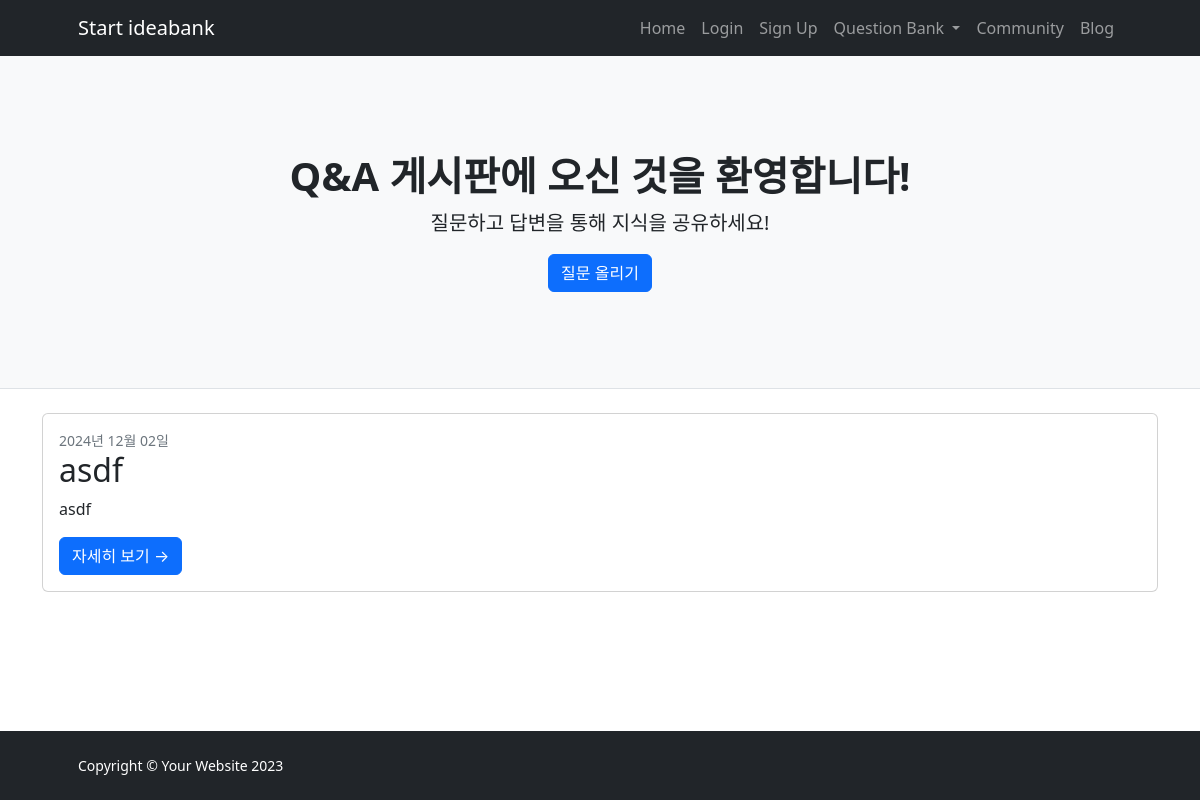
Page /qa-board/ on the committed database.
### IBK_ossproject/models.py (models this page shows, shortened)
class Question(models.Model):
    CATEGORY_CHOICES = [
        ('알고리즘', '알고리즘'),
        ('자료구조', '자료구조'),
        ('프로그래밍 언어', '프로그래밍 언어'),
        ('기타', '기타'),
    ]
    DIFFICULTY_CHOICES = [
        ('쉬움', '쉬움'),
        ('보통', '보통'),
        ('어려움', '어려움'),
    ]
    title = models.CharField(max_length=255)  # 질문 제목
    content = models.TextField()  # 질문 내용
    category = models.CharField(max_length=100, choices=CATEGORY_CHOICES, blank=True, null=True)  # 카테고리
    difficulty = models.CharField(max_length=10, choices=DIFFICULTY_CHOICES, blank=True, null=True)  # 난이도
    author = models.ForeignKey(User, on_delete=models.CASCADE, related_name='questions_created')  # 작성자
    created_at = models.DateTimeField(auto_now_add=True)  # 작성일

### IBK_ossproject/views.py (the view)
# urls.py: path('qa-board/', views.qa_board, name='qa_board'), # QnA 게시판
def qa_board(request):
    questions = Question.objects.all().order_by('-created_at')
    return render(request, 'qa_board.html', {'questions': questions})

### templates/qa_board.html (shortened to what this page needs)
{% extends 'base.html' %}
{% block content %}
    <header class="py-5 bg-light border-bottom mb-4">
        <div class="container">
            <div class="text-center my-5">
                <h1 id="header-title" class="fw-bolder editable" contenteditable="false">Q&A 게시판에 오신 것을 환영합니다!</h1>
                <p id="header-description" class="lead mb-0 editable" contenteditable="false">질문하고 답변을 통해 지식을 공유하세요!</p>
                <a id="header-button" href="{% url 'qa_creation' %}" class="btn btn-primary mt-3">질문 올리기</a>
            </div>
        </div>
    </header>
    <div class="container">
        <div class="row">
            <div class="col-lg-12">
                {% for question in questions %}
                <div class="card mb-4">
                    <div class="card-body">
                        <div class="small text-muted">{{ question.created_at|date:"Y년 m월 d일" }}</div>
                        <h2 class="card-title">{{ question.title }}</h2>
                        <p class="card-text">{{ question.content|truncatewords:20 }}</p>
                        <a class="btn btn-primary" href="{% url 'question_detail' question.id %}">자세히 보기 →</a>
                    </div>
                </div>
                {% empty %}
                <p>아직 등록된 질문이 없습니다. 질문을 작성해 보세요!</p>
                {% endfor %}
            </div>
        </div>
    </div>
{% endblock %}

### rows in the picture
Question: created_at "2024년 12월 02일", title "asdf", content "asdf"
